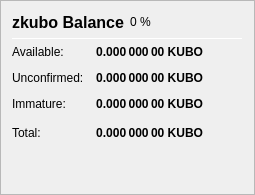
                   <widget class="QFrame" name="frame_ZerocoinBalances">
                    <property name="frameShape">
                     <enum>QFrame::StyledPanel</enum>
                    </property>
                    <property name="frameShadow">
                     <enum>QFrame::Raised</enum>
                    </property>
                    <layout class="QVBoxLayout" name="verticalLayout_7">
                     <item>
                      <layout class="QHBoxLayout" name="horizontalLayout_8" stretch="0,0,0">
                       <item>
                        <widget class="QLabel" name="label_5z_3">
                         <property name="minimumSize">
                          <size>
                           <width>0</width>
                           <height>20</height>
                          </size>
                         </property>
                         <property name="font">
                          <font>
                           <pointsize>12</pointsize>
                           <weight>75</weight>
                           <bold>true</bold>
                          </font>
                         </property>
                         <property name="text">
                          <string>zkubo Balance</string>
                         </property>
                        </widget>
                       </item>
                       <item>
                        <widget class="QLabel" name="labelzkuboPercent">
                         <property name="text">
                          <string notr="true">0 %</string>
                         </property>
                        </widget>
                       </item>
                       <item>
                        <spacer name="horizontalSpacer_11">
                         <property name="orientation">
                          <enum>Qt::Horizontal</enum>
                         </property>
                         <property name="sizeHint" stdset="0">
                          <size>
                           <width>40</width>
                           <height>20</height>
                          </size>
                         </property>
                        </spacer>
                       </item>
                      </layout>
                     </item>
                     <item>
                      <widget class="Line" name="line_ZerocoinBalance">
                       <property name="minimumSize">
                        <size>
                         <width>0</width>
                         <height>1</height>
                        </size>
                       </property>
                       <property name="maximumSize">
                        <size>
                         <width>16777215</width>
                         <height>1</height>
                        </size>
                       </property>
                       <property name="orientation">
                        <enum>Qt::Horizontal</enum>
                       </property>
                      </widget>
                     </item>
                     <item>
                      <layout class="QGridLayout" name="gridLayout_5">
                       <property name="spacing">
                        <number>12</number>
                       </property>
                       <item row="1" column="0">
                        <widget class="QLabel" name="labelzBalanceMatureText">
                         <property name="toolTip">
                          <string>Mature: more than 20 confirmation and more than 1 mint of the same denomination after it was minted.
These zkubo are spendable.</string>
                         </property>
                         <property name="text">
                          <string>Available:</string>
                         </property>
                        </widget>
                       </item>
                       <item row="1" column="1">
                        <widget class="QLabel" name="labelzBalanceMature">
                         <property name="font">
                          <font>
                           <weight>75</weight>
                           <bold>true</bold>
                          </font>
                         </property>
                         <property name="toolTip">
                          <string>Mature: more than 20 confirmation and more than 1 mint of the same denomination after it was minted.
These zkubo are spendable.</string>
                         </property>
                         <property name="text">
                          <string notr="true">0.000 000 00 KUBO</string>
                         </property>
                         <property name="alignment">
                          <set>Qt::AlignRight|Qt::AlignTrailing|Qt::AlignVCenter</set>
                         </property>
                        </widget>
                       </item>
                       <item row="2" column="0">
                        <widget class="QLabel" name="labelzBalanceUnconfirmedText">
                         <property name="toolTip">
                          <string>Unconfirmed: less than 20 confirmations
Immature: confirmed, but less than 1 mint of the same denomination after it was minted</string>
                         </property>
                         <property name="text">
                          <string>Unconfirmed:</string>
                         </property>
                        </widget>
                       </item>
                       <item row="2" column="1">
                        <widget class="QLabel" name="labelzBalanceUnconfirmed">
                         <property name="font">
                          <font>
                           <weight>75</weight>
                           <bold>true</bold>
                          </font>
                         </property>
                         <property name="toolTip">
                          <string>Unconfirmed: less than 20 confirmations
Immature: confirmed, but less than 1 mint of the same denomination after it was minted</string>
                         </property>
                         <property name="text">
                          <string notr="true">0.000 000 00 KUBO</string>
                         </property>
                         <property name="alignment">
                          <set>Qt::AlignRight|Qt::AlignTrailing|Qt::AlignVCenter</set>
                         </property>
                        </widget>
                       </item>
                       <item row="3" column="0">
                        <widget class="QLabel" name="labelzBalanceImmatureText">
                         <property name="toolTip">
                          <string>Unconfirmed: less than 20 confirmations
Immature: confirmed, but less than 1 mint of the same denomination after it was minted</string>
                         </property>
                         <property name="text">
                          <string>Immature:</string>
                         </property>
                        </widget>
                       </item>
                       <item row="3" column="1">
                        <widget class="QLabel" name="labelzBalanceImmature">
                         <property name="font">
                          <font>
                           <weight>75</weight>
                           <bold>true</bold>
                          </font>
                         </property>
                         <property name="toolTip">
                          <string>Unconfirmed: less than 20 confirmations
Immature: confirmed, but less than 1 mint of the same denomination after it was minted</string>
                         </property>
                         <property name="text">
                          <string notr="true">0.000 000 00 KUBO</string>
                         </property>
                         <property name="alignment">
                          <set>Qt::AlignRight|Qt::AlignTrailing|Qt::AlignVCenter</set>
                         </property>
                        </widget>
                       </item>
                       <item row="4" column="0">
                        <widget class="QLabel" name="labelzBalanceText">
                         <property name="toolTip">
                          <string>Your current zkubo balance, unconfirmed and immature zkubo included.</string>
                         </property>
                         <property name="text">
                          <string>Total:</string>
                         </property>
                        </widget>
                       </item>
                       <item row="4" column="1">
                        <widget class="QLabel" name="labelzBalance">
                         <property name="font">
                          <font>
                           <weight>75</weight>
                           <bold>true</bold>
                          </font>
                         </property>
                         <property name="cursor">
                          <cursorShape>IBeamCursor</cursorShape>
                         </property>
                         <property name="toolTip">
                          <string>Your current zkubo balance, unconfirmed and immature zkubo included.</string>
                         </property>
                         <property name="text">
                          <string notr="true">0.000 000 00 KUBO</string>
                         </property>
                         <property name="alignment">
                          <set>Qt::AlignRight|Qt::AlignTrailing|Qt::AlignVCenter</set>
                         </property>
                         <property name="textInteractionFlags">
                          <set>Qt::LinksAccessibleByMouse|Qt::TextSelectableByKeyboard|Qt::TextSelectableByMouse</set>
                         </property>
                        </widget>
                       </item>
                       <item row="4" column="2">
                        <spacer name="horizontalSpacer_4">
                         <property name="orientation">
                          <enum>Qt::Horizontal</enum>
                         </property>
                         <property name="sizeHint" stdset="0">
                          <size>
                           <width>40</width>
                           <height>20</height>
                          </size>
                         </property>
                        </spacer>
                       </item>
                      </layout>
                     </item>
                     <item>
                      <spacer name="verticalSpacer_4">
                       <property name="orientation">
                        <enum>Qt::Vertical</enum>
                       </property>
                       <property name="sizeHint" stdset="0">
                        <size>
                         <width>20</width>
                         <height>40</height>
                        </size>
                       </property>
                      </spacer>
                     </item>
                    </layout>
                   </widget>
